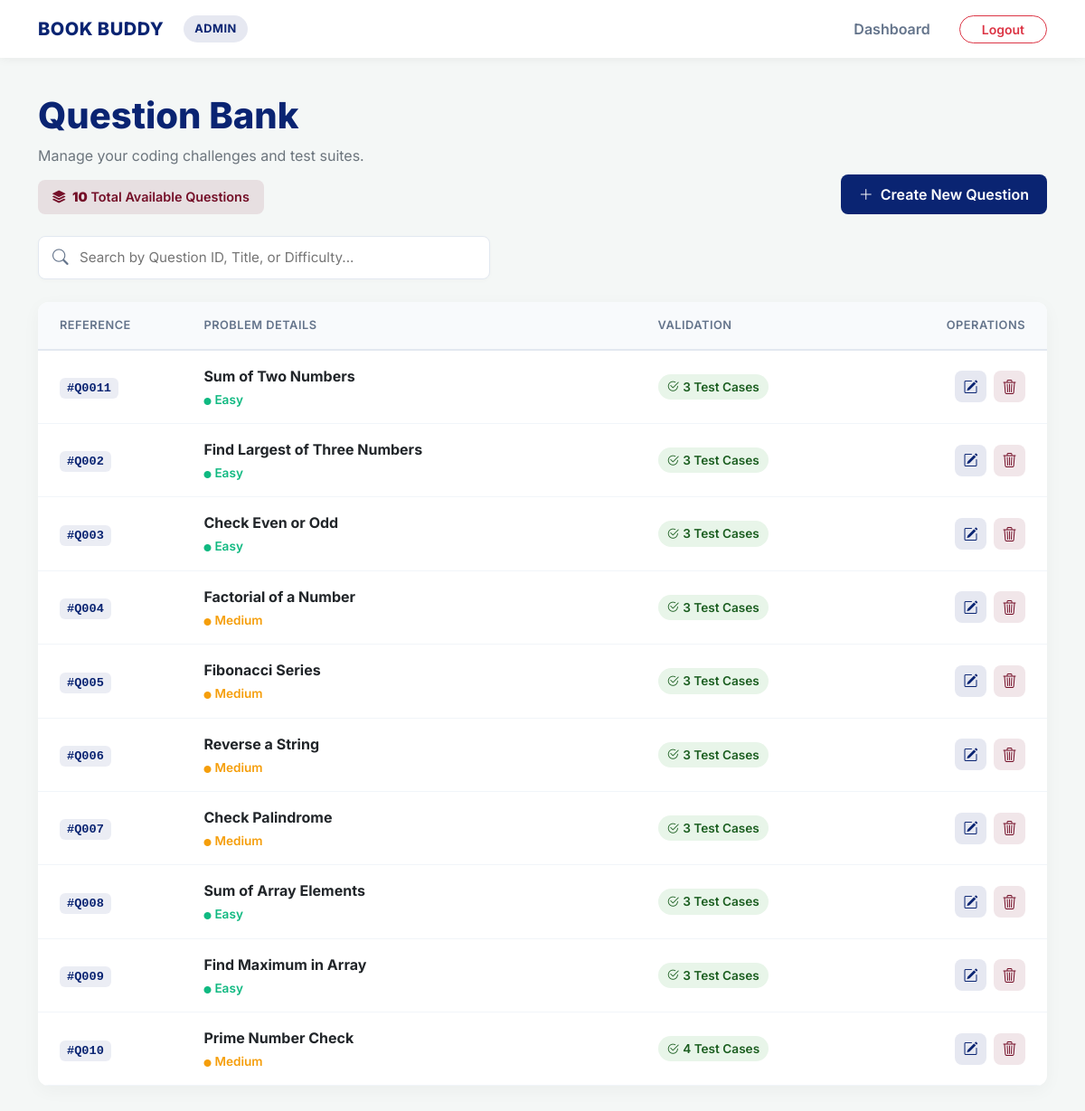
Page /show_all_questions on the earlier database version.
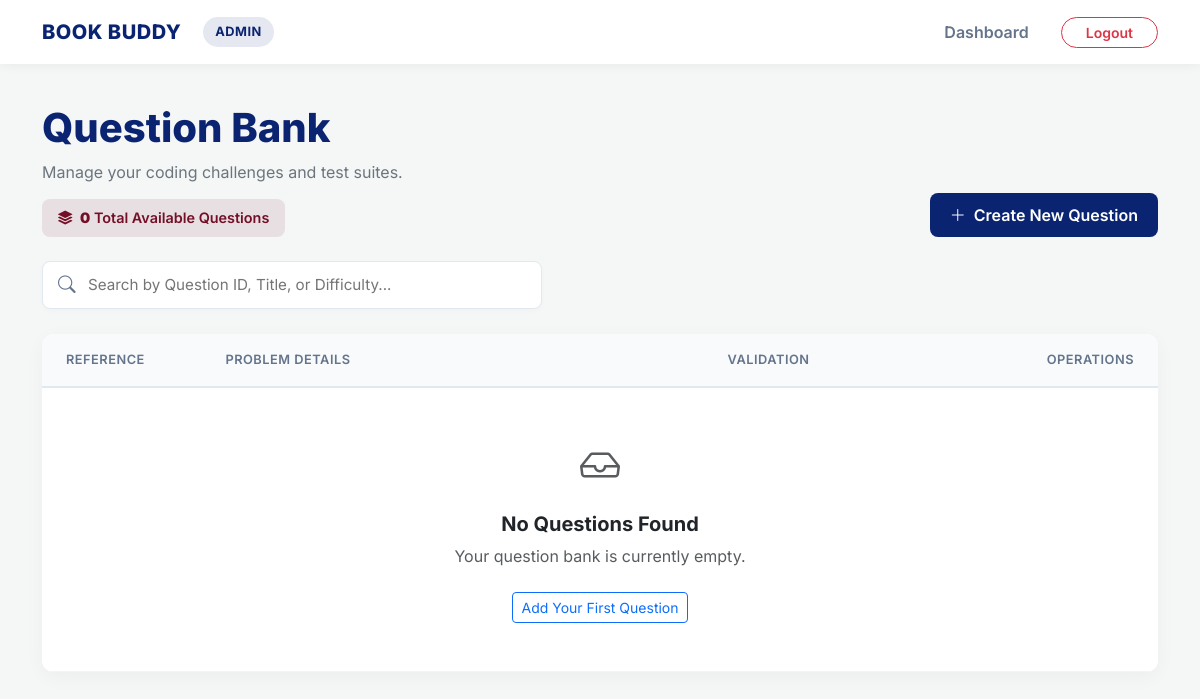
Same page on the later database version.
### app.py (models this page shows)
class Question(db.Model):
    id = db.Column(db.Integer, primary_key=True)
    question_id = db.Column(db.String(20))
    title = db.Column(db.String(200))
    description = db.Column(db.Text)
    input_format = db.Column(db.Text)
    output_format = db.Column(db.Text)
    constraints = db.Column(db.Text)
    explanation = db.Column(db.Text)
    difficulty = db.Column(db.String(20))
    test_cases = db.relationship('TestCase', backref='question', lazy=True, cascade='all, delete-orphan')

### app.py (the view)
@app.route('/show_all_questions', methods=['GET','POST'])
def every_question():
    questions = Question.query.all()
    return render_template('total_question.html', questions=questions)

### app.py (called while the page is built)
def ist_now():
    return datetime.now(ist).replace(tzinfo=None)

@app.context_processor
def inject_now():
    return {'now': ist_now()}

### templates/total_question.html (shortened to what the changed rows need)
<!DOCTYPE html>
<html lang="en">
<head>
    <link href="https://cdn.jsdelivr.net/npm/bootstrap@5.3.0/dist/css/bootstrap.min.css" rel="stylesheet">
    <link rel="stylesheet" href="https://cdn.jsdelivr.net/npm/bootstrap-icons@1.11.1/font/bootstrap-icons.css">
</head>
<body>
    <nav class="navbar navbar-expand-lg sticky-top">
        <div class="container">
            <a class="brand-wrapper" href="{{ url_for('admin_panel') }}">
                <h2 class="brand-name">BOOK BUDDY</h2>
            </a>
        </div>
    </nav>
    <main class="container">
        <header class="page-header row mb-4 align-items-end">
            <div class="col-md-6 mb-3 mb-md-0">
                <h1 class="display-6 mb-2">Question Bank</h1>
                <div class="stats-badge">
                    <i class="bi bi-stack me-1"></i>
                    <strong>{{ questions|list|length }}</strong> Total Available Questions
                </div>
            </div>
        </header>
        <div class="card table-card">
            <div class="table-responsive">
                <table id="question_list" class="table align-middle mb-0">
                    <thead>
                        <tr>
                            <th class="ps-4" style="width: 15%;">Reference</th>
                            <th style="width: 45%;">Problem Details</th>
                            <th style="width: 20%;">Validation</th>
                            <th class="text-end pe-4" style="width: 20%;">Operations</th>
                        </tr>
                    </thead>
                    <tbody>
                        {% for q in questions %}
                        <tr>
                            <td class="ps-4">
                                <span class="ref-tag">#{{ q.question_id }}</span>
                            </td>
                            <td>
                                <div class="fw-bold text-dark fs-6 mb-1">{{ q.title }}</div>
                                {% set diff = q.difficulty|default('Easy')|lower %}
                                <div class="diff-{{ diff }}">
                                    <i class="bi bi-circle-fill me-1" style="font-size: 0.5rem;"></i>{{ q.difficulty|default('Easy') }}
                                </div>
                            </td>
                            <td>
                                <div class="test-count">
                                    <i class="bi bi-check2-circle me-1"></i>
                                    {{ q.test_cases|length }} Test Cases
                                </div>
                            </td>
                            <td class="text-end pe-4">
                                <div class="action-group">
                                    <a href="/admin/update/{{ q.id }}" class="btn-icon btn-edit-lite" title="Edit Question">
                                        <i class="bi bi-pencil-square"></i>
                                    </a>
                                    <a href="/admin/delete_question/{{ q.id }}"
                                       class="btn-icon btn-delete-lite"
                                       onclick="return confirmDelete(event, this.href);"
                                       title="Delete Question">
                                        <i class="bi bi-trash3"></i>
                                    </a>
                                </div>
                            </td>
                        </tr>
                        {% else %}
                        <tr>
                            <td colspan="4" class="text-center py-5">
                                <i class="bi bi-inbox fs-1 text-muted mb-3 d-block"></i>
                                <h5 class="fw-bold text-dark">No Questions Found</h5>
                                <p class="text-muted">Your question bank is currently empty.</p>
                                <a href="/new_question" class="btn btn-outline-primary btn-sm mt-2">Add Your First Question</a>
                            </td>
                        </tr>
                        {% endfor %}
                    </tbody>
                </table>
            </div>
        </div>
    </main>
</body>
</html>

Differences in the rows shown:
removed Question: question_id "Q0011", title "Sum of Two Numbers", difficulty "Easy", test_cases|length "3"
removed Question: question_id "Q002", title "Find Largest of Three Numbers", difficulty "Easy", test_cases|length "3"
removed Question: question_id "Q003", title "Check Even or Odd", difficulty "Easy", test_cases|length "3"
removed Question: question_id "Q004", title "Factorial of a Number", difficulty "Medium", test_cases|length "3"
removed Question: question_id "Q005", title "Fibonacci Series", difficulty "Medium", test_cases|length "3"
removed Question: question_id "Q006", title "Reverse a String", difficulty "Medium", test_cases|length "3"
removed Question: question_id "Q007", title "Check Palindrome", difficulty "Medium", test_cases|length "3"
removed Question: question_id "Q008", title "Sum of Array Elements", difficulty "Easy", test_cases|length "3"
removed Question: question_id "Q009", title "Find Maximum in Array", difficulty "Easy", test_cases|length "3"
removed Question: question_id "Q010", title "Prime Number Check", difficulty "Medium", test_cases|length "4"
Other differences:
{{ questions|list|length }}: "10" → "0"
text now shown: "No Questions Found Your question bank is currently empty. Add Your First Question"
